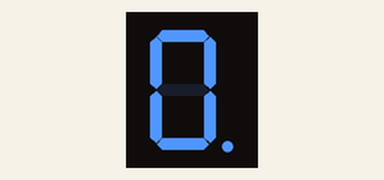
Recording of a sketch running on a simulated Arduino Uno, built with avr-gcc and run on an emulated ATmega328P. On the bench: 1-digit seven-segment display. Wiring (inferred from the names in the program): 1-digit 7-segment display, segments lit when HIGH: segments pin 2, pin 3, pin 4, pin 5, pin 6, pin 7, pin 8, pin 9. The segment pins are drawn as the display they are named for.

Above: at 0.1 s.
At 1.1 s:
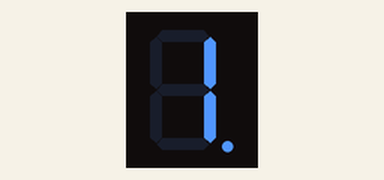
At 2.1 s:
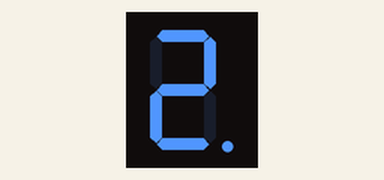
At 3.1 s:
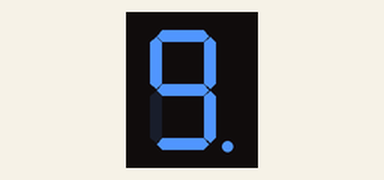

The sketch:

123.ino
```cpp
int a=2;
int b= 3;
int c =4;
int d= 5;
int e = 6;
int f= 7;
int g = 8;
int dp =9 ;


void setup() {
  // put your setup code here, to run once:

  pinMode(a,OUTPUT);
  pinMode(b,OUTPUT);
  pinMode(c,OUTPUT);
  pinMode(d,OUTPUT);
  pinMode(e,OUTPUT);
  pinMode(f,OUTPUT);
  pinMode(g,OUTPUT);
  pinMode(dp,OUTPUT);

}

void loop() {
  // put your main code here, to run repeatedly:

  // 0
  digitalWrite(a,1);
  digitalWrite(b,1);
  digitalWrite(c,1);
  digitalWrite(d,1);
  digitalWrite(e,1);
  digitalWrite(f,1);
  digitalWrite(g,0);
  digitalWrite(dp,1);
  delay(1000);

  // 1
  digitalWrite(a,0);
  digitalWrite(b,1);
  digitalWrite(c,1);
  digitalWrite(d,0);
  digitalWrite(e,0);
  digitalWrite(f,0);
  digitalWrite(g,0);
  digitalWrite(dp,1);
  delay(1000);

    // 2
  digitalWrite(a,1);
  digitalWrite(b,1);
  digitalWrite(c,0);
  digitalWrite(d,1);
  digitalWrite(e,1);
  digitalWrite(f,0);
  digitalWrite(g,1);
  digitalWrite(dp,1);
  delay(1000);


   // 9
  digitalWrite(a,1);
  digitalWrite(b,1);
  digitalWrite(c,1);
  digitalWrite(d,1);
  digitalWrite(e,0);
  digitalWrite(f,1);
  digitalWrite(g,1);
  digitalWrite(dp,1);
  delay(1000);

}
```

Measured:
- by itself, everything shown: repeats every 4.0 s, in 4 steps
- what the display in image 1 shows lasts 1.0 s, from 1.0 s to 2.0 s
